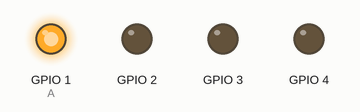
This program was run on a simulated Raspberry Pi (BCM pin numbers). Shown: output pins drawn as LEDs (lit = HIGH). At 16.0 s the program stops and its outputs stay as they are.

Above: at 0.1 s.
At 4.1 s:
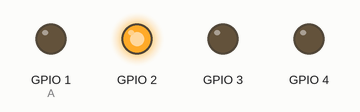
At 8.1 s:
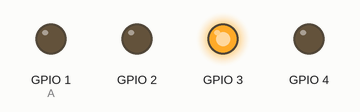
At 12.1 s:
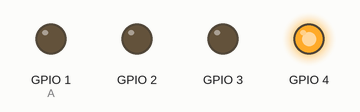
At 14.1 s:
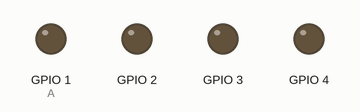
Timing chart, 0 to 15.6 s (numbered marks = the images above):
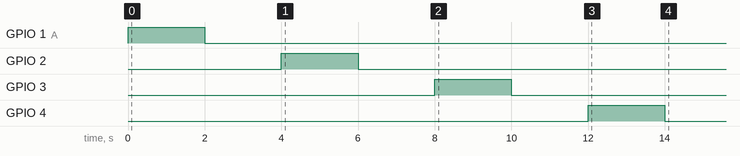

The program:

led_bargraph.py
```python
from gpiozero import LED
from signal import pause
import time

# leds = LEDBoard(2, 3, 4,1,pwm=True)
#
# leds.value= (0.1, 0.4, 0.8, 1.0)
led=(1,2,3,4)
for i in led:
    A=LED(i)
    if i < 5:
        A.on()
        time.sleep(2)
        A.off()
        time.sleep(2)
    else:
        i=1
```

Measured:
- by itself, GPIO 1 (A): LOW → HIGH at 0.00 s, → LOW 2.0 s later
- by itself, GPIO 2: LOW → HIGH at 4.0 s, → LOW 2.0 s later
- by itself, GPIO 3: LOW → HIGH at 8.0 s, → LOW 2.0 s later
- by itself, GPIO 4: LOW → HIGH at 12.0 s, → LOW 2.0 s later
